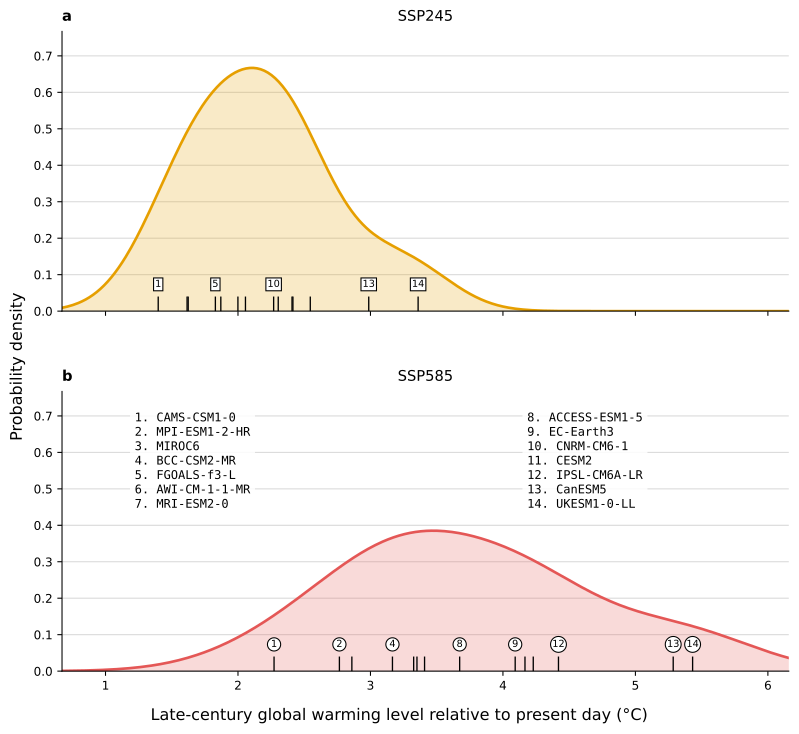

Write the Python code that produced this figure.
from __future__ import annotations

import argparse
import os
from pathlib import Path
import re
import subprocess
import sys

SCRIPT_DIR = Path(__file__).resolve().parent
os.environ.setdefault("MPLCONFIGDIR", str(SCRIPT_DIR / ".mplconfig"))
os.environ.setdefault("XDG_CACHE_HOME", str(SCRIPT_DIR / ".cache"))

import matplotlib

matplotlib.use("Agg")
matplotlib.rcParams["axes.unicode_minus"] = True

import matplotlib.pyplot as plt
import numpy as np
import pandas as pd
import xarray as xr
from scipy.stats import gaussian_kde


DEFAULT_INPUT_DIR = Path("gmt")
DEFAULT_OUTPUT = Path("GFigS1.pdf")
SCENARIO_ORDER = ["ssp245", "ssp585"]
SCENARIO_LABELS = {
    "ssp245": r"$\mathbf{a}$",
    "ssp585": r"$\mathbf{b}$",
}
SCENARIO_TITLES = {
    "ssp245": "SSP245",
    "ssp585": "SSP585",
}
SCENARIO_COLORS = {
    "ssp245": "#E69F00",
    "ssp585": "#E45756",
}
LATE_WINDOW_YEARS = (2065, 2099)
PRESENT_WINDOW_YEARS = (1980, 2014)
FILE_PATTERN = re.compile(
    r"^gmtdiff_Amon_(?P<model>.+)_(?P<experiment>ssp245|ssp585)_(?P<variant>.+)\.nc$"
)
HISTORICAL_PATTERN = re.compile(
    r"^gmtdiff_Amon_(?P<model>.+)_historical_(?P<variant>.+)\.nc$"
)


def parse_args() -> argparse.Namespace:
    parser = argparse.ArgumentParser(
        description=(
            "Plot probability densities of late-century (2065-2099) global warming "
            "relative to present day (1980-2014) from the gmtdiff_Amon files."
        )
    )
    parser.add_argument(
        "--input-dir",
        type=Path,
        default=DEFAULT_INPUT_DIR,
        help=f"Directory containing gmtdiff netCDF files (default: {DEFAULT_INPUT_DIR})",
    )
    parser.add_argument(
        "--output",
        type=Path,
        default=DEFAULT_OUTPUT,
        help=f"Output figure path (default: {DEFAULT_OUTPUT})",
    )
    return parser.parse_args()


def parse_file_metadata(path: Path) -> dict[str, str]:
    match = FILE_PATTERN.match(path.name)
    if match is None:
        raise ValueError(f"Unexpected gmtdiff filename: {path.name}")
    return match.groupdict()


def compute_period_mean(path: Path, years: tuple[int, int]) -> float:
    with xr.open_dataset(path) as ds:
        if "gmt" not in ds.data_vars:
            raise ValueError(f"Missing 'gmt' variable in {path}")
        da = ds["gmt"].squeeze(drop=True)
        if "time" not in da.coords:
            raise ValueError(f"Missing 'time' coordinate in {path}")
        year_mask = da["time"].dt.year.isin(np.arange(years[0], years[1] + 1))
        window = da.where(year_mask, drop=True)
        if window.sizes.get("time", 0) == 0:
            raise ValueError(f"No data in {path} for years {years[0]}-{years[1]}")
        return float(window.mean(skipna=True).item())


def load_present_day_means(input_dir: Path) -> dict[str, float]:
    present: dict[str, float] = {}
    for path in sorted(input_dir.glob("gmtdiff_Amon_*.nc")):
        match = HISTORICAL_PATTERN.match(path.name)
        if match is None:
            continue
        model = match.group("model")
        if model in present:
            raise ValueError(f"Duplicate historical gmtdiff files for model {model}")
        present[model] = compute_period_mean(path, PRESENT_WINDOW_YEARS)
    if not present:
        raise ValueError(f"No historical gmtdiff files found in {input_dir}")
    return present


def load_gmtdiff_means(input_dir: Path) -> pd.DataFrame:
    present = load_present_day_means(input_dir)

    rows: list[dict[str, object]] = []
    for path in sorted(input_dir.glob("gmtdiff_Amon_*.nc")):
        # Skip files for other experiments (e.g. the historical baselines) that share
        # the gmtdiff_Amon_ prefix but do not match the ssp245/ssp585 pattern.
        if FILE_PATTERN.match(path.name) is None:
            continue
        metadata = parse_file_metadata(path)
        model = metadata["model"]
        if model not in present:
            raise ValueError(f"No historical (present-day) gmtdiff file for model {model}")
        # mean_gmtdiff is late-century warming expressed relative to present day:
        # (2065-2099 mean) - (1980-2014 historical mean).
        late_century = compute_period_mean(path, LATE_WINDOW_YEARS)
        rows.append(
            {
                "model": model,
                "experiment": metadata["experiment"],
                "variant": metadata["variant"],
                "mean_gmtdiff": late_century - present[model],
            }
        )

    if not rows:
        raise ValueError(f"No gmtdiff_Amon ssp245/ssp585 files found in {input_dir}")

    df = pd.DataFrame(rows)
    missing_experiments = set(SCENARIO_ORDER) - set(df["experiment"])
    if missing_experiments:
        raise ValueError(
            f"Missing gmtdiff files for experiments: {sorted(missing_experiments)}"
        )

    duplicate_keys = ["model", "experiment"]
    duplicates = df[df.duplicated(duplicate_keys, keep=False)][duplicate_keys]
    if not duplicates.empty:
        entries = duplicates.drop_duplicates().to_dict("records")
        raise ValueError(
            f"Duplicate gmtdiff files found for model/experiment pairs: {entries[:6]}"
        )

    return df.sort_values(["experiment", "model"]).reset_index(drop=True)


def assign_model_numbers(df: pd.DataFrame) -> tuple[pd.DataFrame, pd.DataFrame]:
    ordering = (
        df[df["experiment"] == "ssp585"]
        .sort_values("mean_gmtdiff")
        .reset_index(drop=True)[["model", "mean_gmtdiff"]]
        .copy()
    )
    ordering["model_number"] = np.arange(1, len(ordering) + 1)
    numbered = df.merge(
        ordering[["model", "model_number"]],
        on="model",
        how="left",
        validate="many_to_one",
    )
    return numbered, ordering[["model", "model_number"]]


def evaluate_density(values: np.ndarray, x_grid: np.ndarray) -> np.ndarray:
    if len(values) == 1:
        bandwidth = 0.05
        return np.exp(-0.5 * ((x_grid - values[0]) / bandwidth) ** 2) / (
            bandwidth * np.sqrt(2.0 * np.pi)
        )

    try:
        kde = gaussian_kde(values)
        return kde(x_grid)
    except np.linalg.LinAlgError:
        std = float(np.std(values, ddof=1))
        bandwidth = max(std * 0.3, 0.05)
        kernels = np.exp(-0.5 * ((x_grid[:, None] - values[None, :]) / bandwidth) ** 2)
        kernels /= bandwidth * np.sqrt(2.0 * np.pi)
        return kernels.mean(axis=1)


def build_density_frame(df: pd.DataFrame) -> tuple[dict[str, pd.DataFrame], np.ndarray]:
    frames: dict[str, pd.DataFrame] = {}
    values = df["mean_gmtdiff"].to_numpy()
    x_min = float(values.min())
    x_max = float(values.max())
    x_span = x_max - x_min
    pad = max(x_span * 0.18, 0.15)
    x_grid = np.linspace(x_min - pad, x_max + pad, 400)

    for experiment in SCENARIO_ORDER:
        subset = df[df["experiment"] == experiment].copy()
        subset["density"] = np.nan
        density = evaluate_density(subset["mean_gmtdiff"].to_numpy(), x_grid)
        frames[experiment] = pd.DataFrame({"x": x_grid, "density": density})

    return frames, x_grid


def select_label_mask(
    subset: pd.DataFrame,
    x_min: float,
    x_max: float,
    forced_numbers: set[int],
) -> np.ndarray:
    x_values = subset["mean_gmtdiff"].to_numpy()
    numbers = subset["model_number"].to_numpy()
    keep = np.zeros(len(subset), dtype=bool)
    min_spacing = max((x_max - x_min) * 0.055, 0.14)
    last_labeled_x = float("-inf")

    for idx, (x_value, number) in enumerate(zip(x_values, numbers)):
        force = int(number) in forced_numbers
        if force or x_value - last_labeled_x >= min_spacing:
            keep[idx] = True
            last_labeled_x = float(x_value)

    for idx, number in enumerate(numbers):
        if int(number) in forced_numbers:
            keep[idx] = True

    return keep


def add_model_number_annotations(
    ax: plt.Axes,
    subset: pd.DataFrame,
    experiment: str,
    x_min: float,
    x_max: float,
    tick_height: float,
    label_y: float,
    forced_numbers: set[int],
) -> None:
    keep_mask = select_label_mask(subset, x_min, x_max, forced_numbers)
    for (_, row), keep in zip(subset.iterrows(), keep_mask):
        if not keep:
            continue
        ax.text(
            float(row["mean_gmtdiff"]),
            label_y,
            f"{int(row['model_number'])}",
            ha="center",
            va="center",
            fontsize=7.3,
            bbox={
                "boxstyle": "square,pad=0.16" if experiment == "ssp245" else "circle,pad=0.18",
                "facecolor": "white",
                "edgecolor": "black",
                "linewidth": 0.8,
            },
            clip_on=False,
        )


def add_model_key(ax: plt.Axes, model_key: pd.DataFrame) -> None:
    key_rows = model_key.sort_values("model_number").reset_index(drop=True)
    left_rows = key_rows.iloc[:7]
    right_rows = key_rows.iloc[7:]
    left_text = "\n".join(
        f"{int(row.model_number)}. {row.model}" for row in left_rows.itertuples()
    )
    right_text = "\n".join(
        f"{int(row.model_number)}. {row.model}" for row in right_rows.itertuples()
    )
    text_style = {
        "transform": ax.transAxes,
        "va": "top",
        "fontsize": 9.0,
        "fontfamily": "monospace",
        "bbox": {
            "facecolor": "white",
            "edgecolor": "none",
            "alpha": 0.85,
            "pad": 3.5,
        },
    }
    ax.text(0.10, 0.93, left_text, ha="left", **text_style)
    ax.text(0.64, 0.93, right_text, ha="left", **text_style)


def plot_density_panels(df: pd.DataFrame, output_path: Path) -> None:
    df, model_key = assign_model_numbers(df)
    density_frames, x_grid = build_density_frame(df)
    fig, axes = plt.subplots(
        2,
        1,
        figsize=(8.2, 7.6),
        sharex=True,
        constrained_layout=True,
    )
    fig.set_constrained_layout_pads(hspace=0.14, h_pad=0.08)
    fig.supylabel("Probability density")
    fig.supxlabel("Late-century global warming level relative to present day (°C)")

    global_density_max = max(
        float(density_frames[experiment]["density"].max()) for experiment in SCENARIO_ORDER
    )
    tick_height = global_density_max * 0.06
    label_y = global_density_max * 0.11
    forced_numbers = {1, int(model_key["model_number"].max())}

    for ax, experiment in zip(axes, SCENARIO_ORDER):
        subset = df[df["experiment"] == experiment].sort_values("mean_gmtdiff")
        density_df = density_frames[experiment]
        color = SCENARIO_COLORS[experiment]

        ax.fill_between(
            density_df["x"],
            density_df["density"],
            color=color,
            alpha=0.22,
            linewidth=0,
        )
        ax.plot(
            density_df["x"],
            density_df["density"],
            color=color,
            linewidth=2.0,
        )
        ax.vlines(
            subset["mean_gmtdiff"],
            0.0,
            tick_height,
            color="black",
            linewidth=1.0,
        )
        add_model_number_annotations(
            ax,
            subset,
            experiment,
            float(x_grid[0]),
            float(x_grid[-1]),
            tick_height,
            label_y,
            forced_numbers,
        )
        ax.set_title(SCENARIO_LABELS[experiment], loc="left", fontsize=11, pad=8)
        ax.set_title(SCENARIO_TITLES[experiment], loc="center", fontsize=11, pad=8)
        ax.grid(axis="y", color="#D9D9D9", linewidth=0.8)
        ax.set_axisbelow(True)
        ax.spines["top"].set_visible(False)
        ax.spines["right"].set_visible(False)
        ax.set_xlim(x_grid[0], x_grid[-1])
        ax.set_ylim(0.0, global_density_max * 1.15)
        ax.tick_params(axis="x", labelsize=9)
        ax.tick_params(axis="y", labelsize=9)

    add_model_key(axes[1], model_key)

    output_path.parent.mkdir(parents=True, exist_ok=True)
    fig.savefig(output_path, dpi=300, bbox_inches="tight")
    fig.savefig(output_path.with_suffix(".svg"), bbox_inches="tight")
    plt.close(fig)


def open_output(path: Path) -> None:
    resolved = path.resolve()
    try:
        if sys.platform == "darwin":
            subprocess.run(["open", str(resolved)], check=True, stdout=subprocess.DEVNULL, stderr=subprocess.DEVNULL)
        elif sys.platform.startswith("linux"):
            subprocess.run(["xdg-open", str(resolved)], check=True, stdout=subprocess.DEVNULL, stderr=subprocess.DEVNULL)
        elif sys.platform == "win32":
            os.startfile(str(resolved))
    except Exception:
        pass


def main() -> int:
    args = parse_args()
    Path(os.environ["MPLCONFIGDIR"]).mkdir(parents=True, exist_ok=True)
    Path(os.environ["XDG_CACHE_HOME"]).mkdir(parents=True, exist_ok=True)
    df = load_gmtdiff_means(args.input_dir)
    plot_density_panels(df, args.output)
    open_output(args.output)
    return 0


if __name__ == "__main__":
    raise SystemExit(main())
